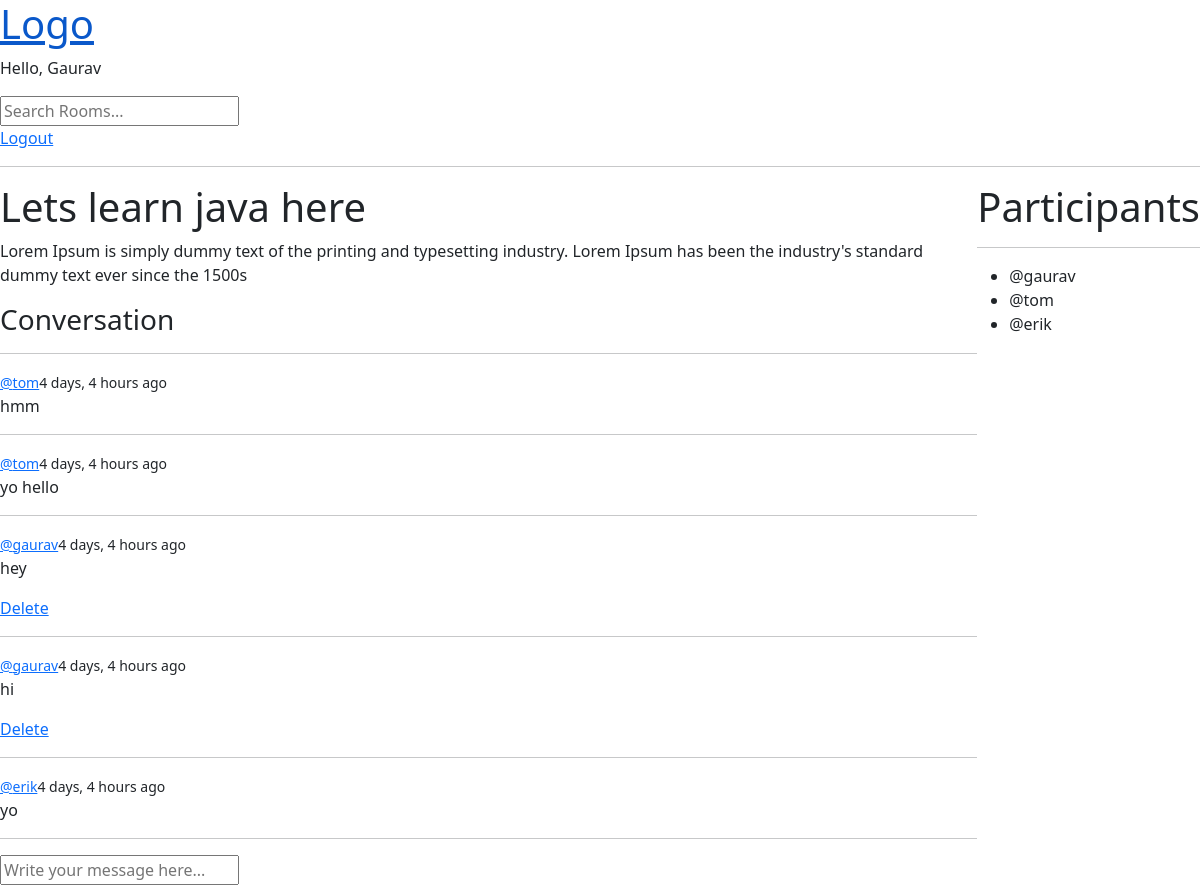
Screenshot of /room/1/ (signed in) with the database file from the repository.
### base/models.py (models this page shows, shortened)
class Room(models.Model):
    host = models.ForeignKey(User, on_delete=models.CASCADE)
    topic = models.ForeignKey(Topic, on_delete=models.SET_NULL, null=True)
    name = models.CharField(max_length=200)
    description = models.TextField(null=True, blank=True)
    participants = models.ManyToManyField(User, related_name='participants', blank=True)
    updated = models.DateTimeField(auto_now=True)
    created = models.DateTimeField(auto_now_add=True)
    class Meta:
        ordering = ['-updated', '-created']

class Message(models.Model):
    user = models.ForeignKey(User, on_delete=models.CASCADE)
    room = models.ForeignKey(Room, on_delete=models.CASCADE)
    body = models.TextField()
    updated = models.DateTimeField(auto_now=True)
    created = models.DateTimeField(auto_now_add=True)
    class Meta:
        ordering = ['-updated', '-created']

### base/views.py (the view, shortened to what this page needs)
# urls.py: path('room/<str:pk>/', views.room, name='room'),
def room(request, pk):
    room = Room.objects.get(id=pk)
    room_messages = room.message_set.all().order_by('-created')
    participants = room.participants.all()
    context = {'room': room,
               'messages': room_messages,
               'participants': participants,
               }
    return render(request, 'base/room.html', context)

### base/templates/base/room.html (shortened to what this page needs)
{% extends 'main.html' %}
{% load static %}
{% block style %}
    <link rel="stylesheet" href="{% static 'base/room.css' %}">
{% endblock style %}
{% block content %}
<div class="room-container">
    <div class="comments">
        <h1>{{ room.name }}</h1>
        <p>{{ room.description }}</p>
        <div class="comment-wrapper">
            <h3>Conversation</h3>
            <hr>
            {% for message in messages%}
                <div>
                    <small><a href="{% url 'profile' message.user.id %}">@{{message.user}}</a>{{message.created|timesince}} ago</small>
                    <p>{{message.body}}</p>
                    {% if request.user == message.user %}
                        <a href="{% url 'delete-message' message.id %}">Delete</a>
                    {% endif %}
                    <hr>
                </div>
            {% endfor %}
        </div>
        {% if request.user.is_authenticated %}
        <div class="comment-form">
            <form action="" method="POST">
                <input type="text" name="body" id="" placeholder="Write your message here...">
            </form>
        </div>
        {% endif %}
    </div>
    <div class="participants">
        <h1>Participants</h1>
        <hr>
        <ul>
            {% for participant in participants%}
                <li>@{{participant.username}}</li>
            {% endfor %}
        </ul>
    </div>
</div>
{% endblock content %}

### templates/navbar.html
<a href="{% url 'home' %}">
    <h1>Logo</h1>
</a>
<p>Hello, {{ request.user.username|title }}</p>
<div>
    <form action="{% url 'home' %}" method="get">
        <input type="text" name="q" placeholder="Search Rooms...">
    </form>
</div>
<div>
    {% if request.user.is_authenticated %}
        <a href="{% url 'logout' %}">Logout</a>
    {% else %}
        <a href="{% url 'login' %}">Login</a>
    {% endif%}
</div>
<hr>

### static/styles/main.css (style rules this page uses)
body { background-color: #1e1e2f; color: #e6e6e6; font-family: "Segoe UI", Roboto, sans-serif; }

### base/static/base/room.css (style rules this page uses)
.room-container { display: flex; flex-direction: row; }
.room-container .comments { flex: 3 3 auto; }
.room-container .participants { flex: 1 1 auto; }

### rows the page displays
Room: name "Lets learn java here", description "Lorem Ipsum is simply dummy text of the printing and typesetting industry. Lorem Ipsum has been the industry's standard dummy text ever since the 1500s"
Message: user "tom", created "4 days, 4 hours", body "hmm"
Message: user "tom", created "4 days, 4 hours", body "yo hello"
Message: user "gaurav", created "4 days, 4 hours", body "hey", shows "Delete"
Message: user "gaurav", created "4 days, 4 hours", body "hi", shows "Delete"
Message: user "erik", created "4 days, 4 hours", body "yo"

### other values shown
{{ request.user.username|title }} "Gaurav"
{{ participant.username }} "gaurav"
{{ participant.username }} "tom"
{{ participant.username }} "erik"
